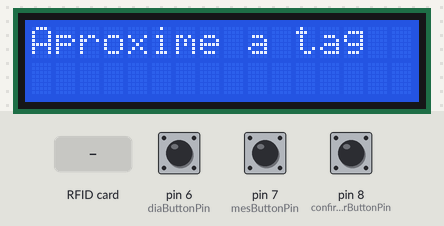
Bench run of a sketch on a simulated Arduino Uno, built with avr-gcc and run on an emulated ATmega328P. Shown: 16×2 character LCD. Inputs (shaded band) come from the test bench; at power-on: pin 8 (confirmarButtonPin) HIGH, pin 6 (diaButtonPin) HIGH, pin 7 (mesButtonPin) HIGH. The audio player accepts every command and is not drawn; what the sketch prints to the serial monitor is not drawn.

Above: at 1.8 s.
1.9 s: RFID card 5E 7A 19 C4 held to the reader
At 2.4 s:
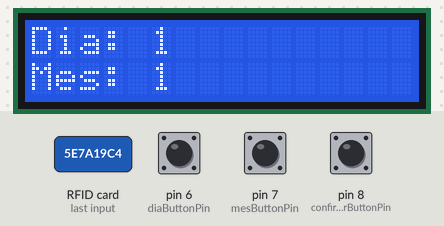
3.4 s: pin 8 (confirmarButtonPin) pulled LOW for 0.15 s
At 4.3 s:
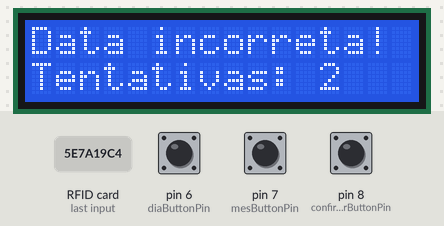
6.5 s: pin 6 (diaButtonPin) pulled LOW for 0.15 s
At 7.3 s:
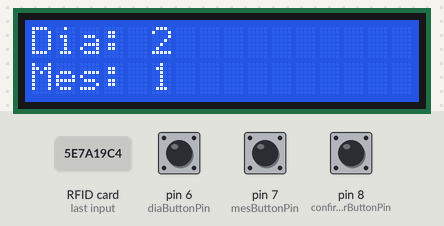
8.1 s: pin 7 (mesButtonPin) pulled LOW for 0.15 s
At 8.6 s:
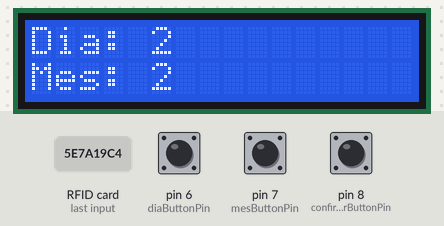
9.7 s: pin 8 (confirmarButtonPin) pulled LOW for 1 s
At 10.3 s:
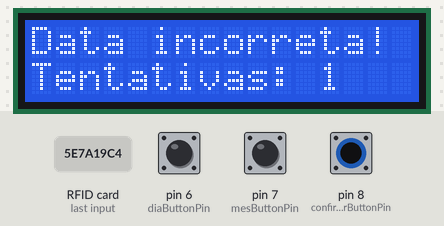
13.2 s: pin 8 (confirmarButtonPin) pulled LOW for 0.15 s
At 13.6 s:
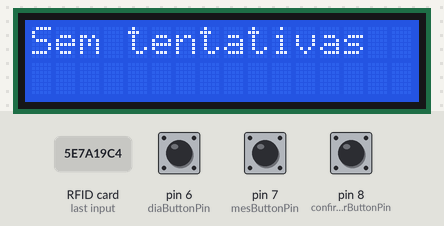
Timing chart, 0 to 16.2 s (numbered marks = the images above; inputs shaded):
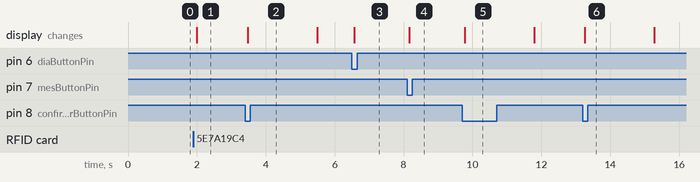

The sketch:

CaixadeRercorda__es.ino
```cpp
#include <Wire.h>
#include <LiquidCrystal_I2C.h>
#include <SPI.h>
#include <MFRC522.h>
#include <SoftwareSerial.h>
#include <DFRobotDFPlayerMini.h>

// Inicializa o display I2C (endereço, colunas, linhas)
LiquidCrystal_I2C lcd(0x27, 16, 2); // Substitua 0x27 pelo endereço do seu display, se necessário

// Definindo os pinos dos botões
const int diaButtonPin = 6;
const int mesButtonPin = 7;
const int confirmarButtonPin = 8;

// Definindo os pinos do RC522
#define SS_PIN 10
#define RST_PIN 9
MFRC522 mfrc522(SS_PIN, RST_PIN); // Criando instância do MFRC522

// Definindo os pinos para o módulo MP3
const int RX_PIN = 4; // Conectado ao TX do MP3
const int TX_PIN = 5; // Conectado ao RX do MP3

SoftwareSerial mp3Serial(RX_PIN, TX_PIN); // Configura a comunicação serial com o módulo MP3
DFRobotDFPlayerMini myDFPlayer; // Cria instância do player

// Variáveis para armazenar o dia e o mês selecionados pelo usuário
int dia = 1;
int mes = 1;

// Variáveis para armazenar a data correta e a música
int diaCorreto = 0;
int mesCorreto = 0;
int musica = 0;

// Variáveis para debounce
unsigned long lastDebounceTimeDia = 0;
unsigned long lastDebounceTimeMes = 0;
unsigned long lastDebounceTimeConfirmar = 0;
const unsigned long debounceDelay = 50; // 50 ms debounce time

// Estado atual e anterior dos botões
int buttonStateDia = HIGH;
int lastButtonStateDia = HIGH;

int buttonStateMes = HIGH;
int lastButtonStateMes = HIGH;

int buttonStateConfirmar = HIGH;
int lastButtonStateConfirmar = HIGH;

// Variável para armazenar o estado do jogo
bool jogoIniciado = false;

// Contador de tentativas
int tentativasRestantes = 3;

void setup() {
  // Configura os pinos dos botões como entrada com pull-up interno
  pinMode(diaButtonPin, INPUT_PULLUP);
  pinMode(mesButtonPin, INPUT_PULLUP);
  pinMode(confirmarButtonPin, INPUT_PULLUP);

  // Inicializa o display I2C
  lcd.init();
  lcd.backlight();
  lcd.print("Aproxime a tag");

  // Inicializa o leitor RFID
  SPI.begin();
  mfrc522.PCD_Init();
  Serial.begin(9600); // Inicializa comunicação serial para debugging
  Serial.println("Sistema inicializado. Aproxime a tag para iniciar o jogo.");

  // Inicializa o módulo MP3
  mp3Serial.begin(9600);
  if (!myDFPlayer.begin(mp3Serial)) {
    Serial.println("Inicialização do DFPlayer falhou!");
    while (true); // Trava o sistema se o DFPlayer não inicializar
  }
  myDFPlayer.volume(30); // Define o volume (0-30)
  Serial.println("DFPlayer Mini inicializado.");
}

void loop() {
  if (!jogoIniciado) {
    iniciarJogo();
  } else {
    jogar();
  }
}

void jogar() {
  // Leitura atual dos botões
  int readingDia = digitalRead(diaButtonPin);
  int readingMes = digitalRead(mesButtonPin);
  int readingConfirmar = digitalRead(confirmarButtonPin);

  // Verifica se o botão do dia foi pressionado
  if (readingDia != lastButtonStateDia) {
    lastDebounceTimeDia = millis();
  }
  if ((millis() - lastDebounceTimeDia) > debounceDelay) {
    if (readingDia != buttonStateDia) {
      buttonStateDia = readingDia;
      if (buttonStateDia == LOW) {
        dia++;
        if (dia > 31) {
          dia = 1;
        }
        atualizarDisplay();
      }
    }
  }
  lastButtonStateDia = readingDia;

  // Verifica se o botão do mês foi pressionado
  if (readingMes != lastButtonStateMes) {
    lastDebounceTimeMes = millis();
  }
  if ((millis() - lastDebounceTimeMes) > debounceDelay) {
    if (readingMes != buttonStateMes) {
      buttonStateMes = readingMes;
      if (buttonStateMes == LOW) {
        mes++;
        if (mes > 12) {
          mes = 1;
        }
        atualizarDisplay();
      }
    }
  }
  lastButtonStateMes = readingMes;

  // Verifica se o botão de confirmar foi pressionado
  if (readingConfirmar != lastButtonStateConfirmar) {
    lastDebounceTimeConfirmar = millis();
  }
  if ((millis() - lastDebounceTimeConfirmar) > debounceDelay) {
    if (readingConfirmar != buttonStateConfirmar) {
      buttonStateConfirmar = readingConfirmar;
      if (buttonStateConfirmar == LOW) {
        if (dia == diaCorreto && mes == mesCorreto) {
          lcd.clear();
          lcd.print("Data correta!");
          Serial.println("Data correta!");
          myDFPlayer.play(musica); // Toca a música lida da tag
          lcd.setCursor(0, 1);
          lcd.print("Musica tocando...");

          // Aguarda a música terminar de tocar
          while (myDFPlayer.readType() != DFPlayerPlayFinished) {
            delay(100); // Aguarda um pouco antes de verificar novamente
          }

          reiniciarJogo();
        } else {
          tentativasRestantes--;
          lcd.clear();
          if (tentativasRestantes > 0) {
            lcd.print("Data incorreta!");
            lcd.setCursor(0, 1);
            lcd.print("Tentativas: ");
            lcd.print(tentativasRestantes);
            Serial.print("Data incorreta! Tentativas restantes: ");
            Serial.println(tentativasRestantes);
            delay(2000); // Aguarda 2 segundos antes de permitir nova tentativa
            atualizarDisplay();
          } else {
            lcd.print("Sem tentativas");
            Serial.println("Sem tentativas restantes.");
            delay(2000); // Aguarda 2 segundos antes de reiniciar o jogo
            reiniciarJogo();
          }
        }
      }
    }
  }
  lastButtonStateConfirmar = readingConfirmar;
}

void atualizarDisplay() {
  lcd.clear();
  lcd.print("Dia: ");
  lcd.print(dia);
  lcd.setCursor(0, 1);
  lcd.print("Mes: ");
  lcd.print(mes);
}

void iniciarJogo() {
  Serial.println("Tentando ler a tag...");
  // Verifica se uma nova tag RFID está presente
  if (!mfrc522.PICC_IsNewCardPresent()) {
    Serial.println("Nenhuma tag presente.");
    return;
  }

  // Verifica se conseguimos ler a tag
  if (!mfrc522.PICC_ReadCardSerial()) {
    Serial.println("Falha ao ler a tag.");
    return;
  }

  // Define o bloco a ser lido
  byte block = 4;
  byte buffer[18];
  byte size = sizeof(buffer);

  // Tenta ler o bloco
  MFRC522::StatusCode status;
  status = mfrc522.MIFARE_Read(block, buffer, &size);
  if (status != MFRC522::STATUS_OK) {
    lcd.clear();
    lcd.print("Leitura falhou");
    Serial.println("Leitura do bloco falhou");
    delay(2000);
    return;
  }

  // Extrai dia, mês e número da música dos dados lidos
  diaCorreto = buffer[0];
  mesCorreto = buffer[1];
  musica = buffer[2];

  Serial.print("Dia correto: ");
  Serial.print(diaCorreto);
  Serial.print(" Mes correto: ");
  Serial.print(mesCorreto);
  Serial.print(" Música: ");
  Serial.println(musica);

  // Exibe a mensagem de início do jogo
  lcd.clear();
  lcd.print("Adivinhe a data!");
  atualizarDisplay();
  jogoIniciado = true;
  tentativasRestantes = 3;

  // Halt PICC
  mfrc522.PICC_HaltA();
  // Stop encryption on PCD
  mfrc522.PCD_StopCrypto1();
}

void reiniciarJogo() {
  dia = 1;
  mes = 1;
  jogoIniciado = false;
  tentativasRestantes = 3;
  lcd.clear();
  lcd.print("Aproxime a tag");
  Serial.println("Reiniciando jogo...");
  // Reset the RFID reader
  mfrc522.PCD_Init();
  delay(100); // Breve atraso para garantir a reinicialização completa do leitor RFID
}
```

Measured:
- after the input at 1.9 s, the display: changes after 0.09 s (image 1)
- after the input at 3.4 s, the display: changes after 0.08 s (image 2)
- after the input at 6.5 s, the display: changes after 0.07 s (image 3)
- after the input at 8.1 s, the display: changes after 0.07 s (image 4)
- after the input at 9.7 s, the display: changes after 0.08 s (image 5)
- after the input at 13.2 s, the display: changes after 0.07 s (image 6)
